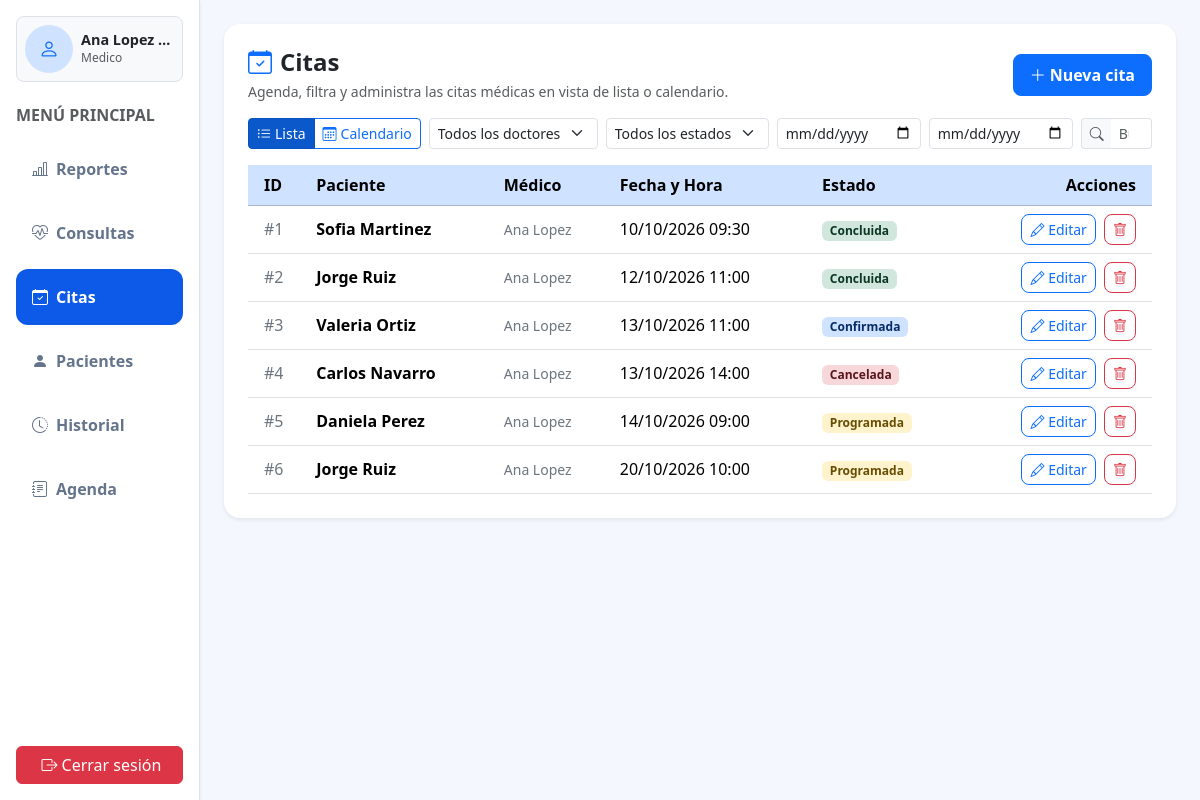
/Sistema_De_Gestion_CExp/views/citas.php (signed in), run on the app's committed database.
### tables this page shows
CREATE TABLE IF NOT EXISTS paciente(
	id_paciente INT AUTO_INCREMENT PRIMARY KEY,
    id_medico INT NOT NULL,
	nombre VARCHAR(20) NOT NULL,
	apellido_paterno VARCHAR(20) NOT NULL,
	apellido_materno VARCHAR(20),
	fecha_nacimiento DATE NOT NULL,
	alergia TEXT,
	contacto VARCHAR(100),
    CONSTRAINT fk_medico_paciente FOREIGN KEY (id_medico) REFERENCES medico(id_medico) ON DELETE RESTRICT
);

CREATE TABLE IF NOT EXISTS cita(
	id_cita INT AUTO_INCREMENT PRIMARY KEY,
	id_paciente int NOT NULL,
	fecha DATETIME NOT NULL,
	estado ENUM('cancelada','confirmada','concluida','programada') DEFAULT 'programada',
	CONSTRAINT fk_paciente_cita FOREIGN KEY (id_paciente) REFERENCES paciente(id_paciente) ON DELETE RESTRICT
);

### Sistema_De_Gestion_CExp/controllers/citaController.php (called while the page is built, shortened)
<?php
require_once __DIR__ . '/../models/cita.php';
function obtenerDatosCitas()
{
    $database  = new Database();
    $db        = $database->getConnection();
    $citaModel = new cita($db);
    $citas_bd  = $citaModel->obtenerCitas();
    $medicos   = $citaModel->obtenerMedicos();
    $pacientes = $citaModel->obtenerPacientes();
    $eventos_citas = [];
    foreach ($citas_bd as $c) {
        $eventos_citas[] = [
            'id'            => (int)$c['id_cita'],
            'title'         => trim($c['paciente_nombre'] . ' ' . $c['paciente_apellido']),
            'start'         => date('Y-m-d\TH:i:s', strtotime($c['fecha'])),
            'extendedProps' => [
                'id_paciente' => (int)$c['id_paciente'],
                'id_medico'   => (int)$c['id_medico'],
                'medico'      => trim($c['medico_nombre'] . ' ' . $c['medico_apellido']),
                'estado'      => $c['estado'],
            ],
        ];
    }
    return [
        'medicos'             => $medicos,
        'pacientes_recientes' => $pacientes,
        'citas_bd'            => $citas_bd,
        'eventos_citas'       => $eventos_citas,
    ];
}
?>

### Sistema_De_Gestion_CExp/models/cita.php (called while the page is built, shortened)
<?php
require_once __DIR__ . '/Modelo.php';
class cita extends Modelo
{
    protected $tabla = 'cita';
    public function obtenerCitas()
    {
        $query = "SELECT
                    c.id_cita,
                    c.id_paciente,
                    c.fecha,
                    c.estado,
                    p.nombre AS paciente_nombre,
                    p.apellido_paterno AS paciente_apellido,
                    m.id_medico,
                    m.nombre AS medico_nombre,
                    m.apellido_paterno AS medico_apellido
                FROM {$this->tabla} c
                INNER JOIN paciente p ON c.id_paciente = p.id_paciente
                INNER JOIN medico m ON p.id_medico = m.id_medico
                ORDER BY c.fecha ASC";
        $stmt = $this->ejecutar($query);
        $resultado = $stmt->get_result();
        return $resultado ? $resultado->fetch_all(MYSQLI_ASSOC) : [];
    }
    public function obtenerMedicos()
    {
        $query = "SELECT
                    id_medico,
                    nombre,
                    apellido_paterno,
                    especialidad,
                    CONCAT(nombre, ' ', apellido_paterno) AS nombre_completo
                FROM medico
                ORDER BY nombre ASC";
        $stmt = $this->ejecutar($query);
        $resultado = $stmt->get_result();
        return $resultado ? $resultado->fetch_all(MYSQLI_ASSOC) : [];
    }
    public function obtenerPacientes()
    {
        $query = "SELECT
                    id_paciente,
                    nombre,
                    apellido_paterno,
                    CONCAT(nombre, ' ', apellido_paterno) AS nombre_completo
                FROM paciente
                ORDER BY nombre ASC";
        $stmt = $this->ejecutar($query);
        $resultado = $stmt->get_result();
        return $resultado ? $resultado->fetch_all(MYSQLI_ASSOC) : [];
    }
}

### Sistema_De_Gestion_CExp/models/Modelo.php (called while the page is built, shortened)
<?php
class Modelo
{
    protected $conn;
    public function __construct($db = null)
    {
        if ($db !== null) {
            $this->conn = $db;
        } else {
            $database = new Database();
            $this->conn = $database->getConnection();
        }
    }
    protected function ejecutar($sql, $types = '', $params = [])
    {
        $stmt = $this->conn->prepare($sql);
        $stmt->execute();
        return $stmt;
    }
}

### Sistema_De_Gestion_CExp/views/citas.php (the view, shortened to what this page needs)
<?php
require_once '../controllers/citaController.php';
if (!defined('EN_PLANTILLA_BASE')) {
    require_once '../templatesReutilizables/template.base.php';
    return;
}
$datos_citas         = obtenerDatosCitas();
$eventos_citas       = $datos_citas['eventos_citas'] ?? [];
?>
<section class="bg-white p-4 rounded-4 shadow-sm mb-4">
    <header class="d-flex justify-content-between align-items-center mb-3">
        <div>
            <h4 class="fw-bold mb-1">
                <i class="bi bi-calendar-check text-primary me-2"></i>Citas
            </h4>
            <p class="text-muted small mb-0">Agenda, filtra y administra las citas médicas en vista de lista o calendario.</p>
        </div>
        <button type="button" class="btn btn-primary fw-semibold px-3 py-2 rounded-3" data-bs-toggle="modal" data-bs-target="#modalCita">
            <i class="bi bi-plus-lg me-1"></i>Nueva cita
        </button>
    </header>
    <form class="row g-2 align-items-center mb-3" id="formFiltrosCitas" action="citas.php" method="GET" onsubmit="return false;">
        <div class="col-auto">
            <div class="btn-group btn-group-sm" role="group" aria-label="Modo de visualización">
                <button type="button" id="btnModoLista" class="btn btn-primary active">
                    <i class="bi bi-list-ul me-1"></i>Lista
                </button>
                <button type="button" id="btnModoCalendario" class="btn btn-outline-primary">
                    <i class="bi bi-calendar3 me-1"></i>Calendario
                </button>
            </div>
        </div>
        <div class="col-auto">
            <select id="filtroMedico" name="id_medico" class="form-select form-select-sm">
                <option value="">Todos los doctores</option>
            </select>
        </div>
        <div class="col-auto">
            <select id="filtroEstado" name="estado" class="form-select form-select-sm">
                <option value="">Todos los estados</option>
            </select>
        </div>
        <div class="col-auto">
            <input type="date" id="filtroFechaInicio" name="fecha_inicio" class="form-control form-control-sm" aria-label="Fecha desde">
        </div>
        <div class="col-auto">
            <input type="date" id="filtroFechaFin" name="fecha_fin" class="form-control form-control-sm" aria-label="Fecha hasta">
        </div>
        <div class="col">
            <div class="input-group input-group-sm">
                <span class="input-group-text bg-light border-end-0"><i class="bi bi-search text-muted"></i></span>
                <input type="search" id="filtroPaciente" name="buscar" class="form-control border-start-0" placeholder="Buscar paciente..." value="<?= htmlspecialchars($_GET['buscar'] ?? '') ?>">
            </div>
        </div>
    </form>
    <div id="vistaListaCitas" class="table-responsive">
        <table class="table table-hover align-middle mb-0">
            <thead class="table-primary">
                <tr>
                    <th scope="col" class="ps-3">ID</th>
                    <th scope="col">Paciente</th>
                    <th scope="col">Médico</th>
                    <th scope="col">Fecha y Hora</th>
                    <th scope="col">Estado</th>
                    <th scope="col" class="text-end pe-3">Acciones</th>
                </tr>
            </thead>
            <tbody id="tablaListaCitasBody">
                <?php if (empty($eventos_citas)): ?>
                    <tr>
                        <td colspan="6" class="text-center py-4 text-muted">No hay citas registradas.</td>
                    </tr>
                <?php else: ?>
                    <?php foreach ($eventos_citas as $ev):
                        $est = $ev['extendedProps']['estado'];
                        $badgeMap = [
                            'concluida'  => 'bg-success-subtle text-success-emphasis',
                            'confirmada' => 'bg-primary-subtle text-primary-emphasis',
                            'programada' => 'bg-warning-subtle text-warning-emphasis',
                            'cancelada'  => 'bg-danger-subtle text-danger-emphasis'
                        ];
                        $badgeClase = $badgeMap[$est] ?? 'bg-secondary-subtle';
                    ?>
                        <tr>
                            <td class="ps-3 fw-medium text-secondary">#<?= (int)$ev['id'] ?></td>
                            <td class="fw-semibold"><?= htmlspecialchars($ev['title']) ?></td>
                            <td class="text-secondary small"><?= htmlspecialchars($ev['extendedProps']['medico']) ?></td>
                            <td><time><?= date('d/m/Y H:i', strtotime($ev['start'])) ?></time></td>
                            <td><span class="badge <?= $badgeClase ?>"><?= ucfirst(htmlspecialchars($est)) ?></span></td>
                            <td class="text-end pe-3">
                                <button type="button" class="btn btn-outline-primary btn-sm rounded-3 me-1"
                                    data-bs-toggle="modal"
                                    data-bs-target="#modalCita"
                                    data-id="<?= (int)$ev['id'] ?>"
                                    data-paciente="<?= (int)$ev['extendedProps']['id_paciente'] ?>"
                                    data-fecha="<?= htmlspecialchars(substr($ev['start'], 0, 16)) ?>"
                                    data-estado="<?= htmlspecialchars($est) ?>">
                                    <i class="bi bi-pencil"></i> Editar
                                </button>
                                <button type="button" class="btn btn-outline-danger btn-sm rounded-3"
                                    data-bs-toggle="modal"
                                    data-bs-target="#modalEliminarCita"
                                    data-id="<?= (int)$ev['id'] ?>"
                                    data-paciente="<?= htmlspecialchars($ev['title']) ?>">
                                    <i class="bi bi-trash"></i>
                                </button>
                            </td>
                        </tr>
                    <?php endforeach; ?>
                <?php endif; ?>
            </tbody>
        </table>
    </div>
</section>

### data on the page
paciente: id_paciente "1", title "Sofia Martinez", medico "Ana Lopez", start "10/10/2026 09:30", est "Concluida"
paciente: id_paciente "2", title "Jorge Ruiz", medico "Ana Lopez", start "12/10/2026 11:00"
cita: estado "Concluida"
paciente: id_paciente "3", title "Valeria Ortiz", medico "Ana Lopez", start "13/10/2026 11:00"
cita: estado "Confirmada"
paciente: id_paciente "4", title "Carlos Navarro", medico "Ana Lopez", start "13/10/2026 14:00"
cita: estado "Cancelada"
paciente: id_paciente "5", title "Daniela Perez", medico "Ana Lopez", start "14/10/2026 09:00"
cita: estado "Programada"
cita: estado "Programada"

### other printed values
$nombre_usuario_sesion "Ana Lopez…"
$rol_usuario_sesion "Medico"
$ev['id'] "6"
$ev['title'] "Jorge Ruiz"
$ev['extendedProps']['medico'] "Ana Lopez"
date('d/m/Y H:i', strtotime($ev['start'])) "20/10/2026 10:00"
